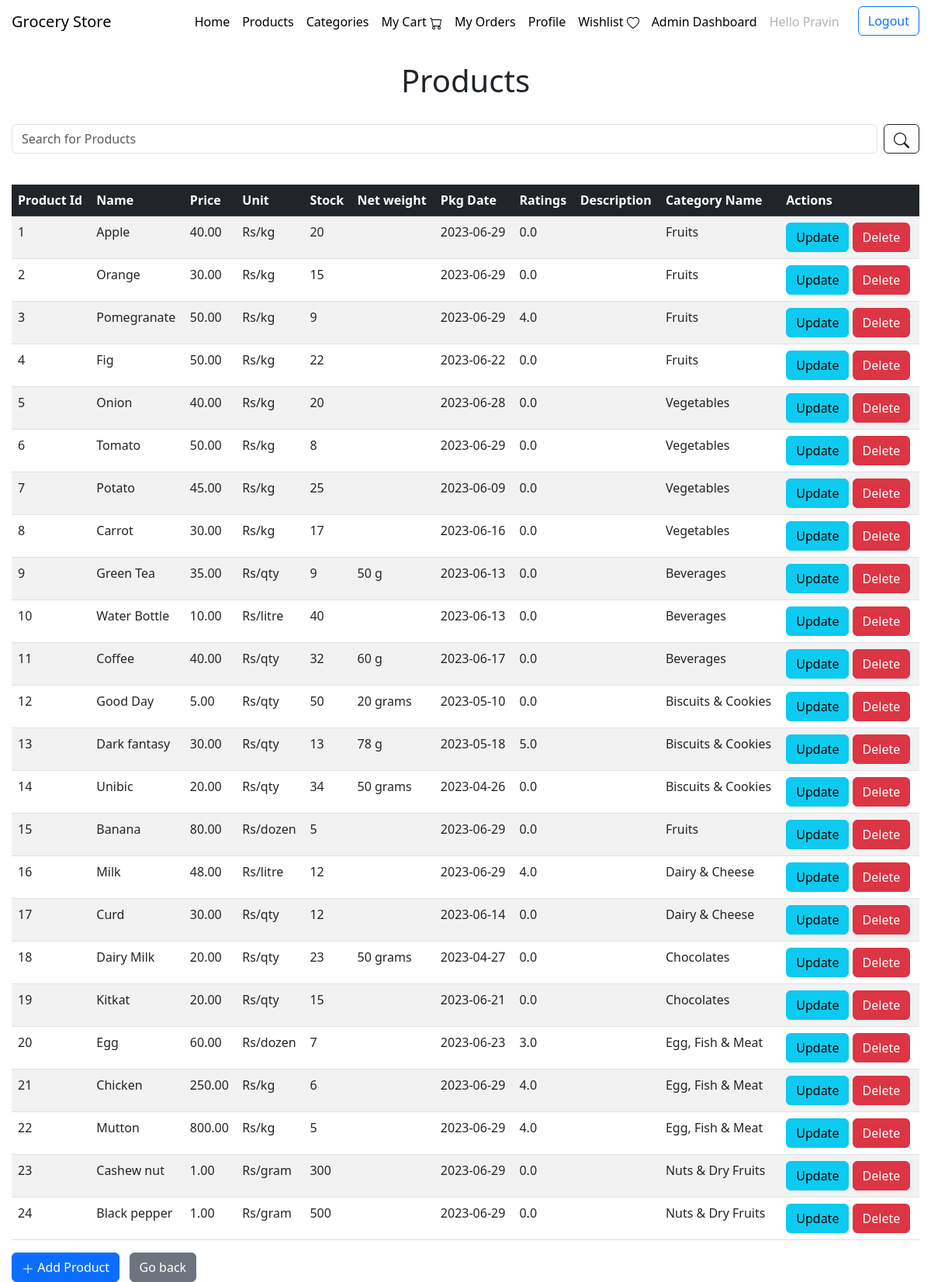
Screenshot of /product (signed in) with the database file from the repository.
### application/models.py (models this page shows)
class User(db.Model, UserMixin):
    __tablename__ = 'user'
    id = db.Column(db.Integer(), primary_key = True, nullable = False, autoincrement=True)
    name = db.Column(db.String(50), nullable=False)
    username = db.Column(db.String(50), nullable=False, unique=True)
    password = db.Column(db.String(50), nullable=False)
    email = db.Column(db.String(), unique = True)
    mobile = db.Column(db.Integer(), unique=True)
    address = db.Column(db.String(250))
    role = db.Column(db.String(5), nullable=False, default='user')
    orders = db.relationship('Order', backref='user', lazy = True)
    cart_products = db.relationship('Cart', backref='user', lazy = True)
    wishlist = db.relationship('Wishlist', backref='user', lazy = True)
    vouchers = db.relationship('Voucher', backref='user', lazy = True)

class Product(db.Model):
    __tablename__ = 'product'
    p_id = db.Column(db.Integer(), primary_key = True, autoincrement=True)
    p_name = db.Column(db.String(50), nullable=False, unique = True)
    unit = db.Column(db.String(), nullable = False)
    price = db.Column(db.Numeric(6,2), nullable=False)
    description = db.Column(db.String())
    stock = db.Column(db.Integer(), nullable = False)
    created_at = db.Column(db.DateTime(), nullable=False, default=datetime.now())
    net_weight = db.Column(db.String())
    pkg_date = db.Column(db.String())
    ratings = db.Column(db.Numeric(1,1), default=0)
    image = db.Column(db.String())
    ctg_id  = db.Column(db.Integer(), db.ForeignKey('category.c_id'), nullable=False)
    offer = db.Relationship('Offers', backref='product', uselist=False) # one-to-one relationship

class Category(db.Model):
    __tablename__ = 'category'
    c_id = db.Column(db.Integer(), primary_key = True, autoincrement=True)
    c_name = db.Column(db.String(50), nullable=False, unique=True)
    description = db.Column(db.String())
    image = db.Column(db.String())
    products = db.relationship('Product', backref = 'category', cascade = "all,delete", lazy = True)

### application/controllers/admin_controls.py (the view)
@app.route('/product')
@login_required
def products():
    if current_user.role == 'admin': # type: ignore
        product = Product.query.all()
        category = Category.query.all()
        return render_template('admin/product.html', product = product, ctg=category)
    else:
        return "<center><h2>Only admin can access it</h2></center>"

### application/controllers/login_controls.py (called while the page is built)
@login_manager.user_loader
def load_user(user_id):
    return User.query.get(user_id)

### templates/admin/product.html (shortened to what this page needs)
<!DOCTYPE html>
<html lang="en">
<head>
    <link href="https://cdn.jsdelivr.net/npm/bootstrap@5.3.0-alpha3/dist/css/bootstrap.min.css" rel="stylesheet">
    <link href="/static/css/style.css" rel="stylesheet">
</head>
<body>
    {% include 'navbar.html' %}
    <h1 style="text-align: center;"> Products</h1>   <br>
    <div class="input-group mb-3">
      <form class="d-flex" role="search" method="GET" action="/product_search">
          <input class="form-control me-2" name="q" size="170" type="search" placeholder="Search for Products" aria-label="Search" required/>
          <button class="btn btn-outline-dark" type="submit">
          </button>
      </form>
  </div>
  <br>
        {% if product|length == 0 %}
        <h2> <svg xmlns="http://www.w3.org/2000/svg" width="16" height="16" fill="currentColor" class="bi bi-plus-lg" viewBox="0 0 16 16">
          <path fill-rule="evenodd" d="M8 2a.5.5 0 0 1 .5.5v5h5a.5.5 0 0 1 0 1h-5v5a.5.5 0 0 1-1 0v-5h-5a.5.5 0 0 1 0-1h5v-5A.5.5 0 0 1 8 2Z"/>
        </svg> Add the Products now!!! </h2>
        {% else %}
        <table class="table table-striped" id = "prd-detail">
            <thead>
              <tr class="table-dark">
                <th scope="col">Product Id</th>
                <th scope="col">Name</th>
                <th scope="col">Price</th>
                <th scope="col">Unit</th>
                <th scope="col">Stock</th>
                <th scope="col">Net weight</th>
                <th scope="col">Pkg Date</th>
                <th scope="col">Ratings</th>
                <th scope="col">Description</th>
                <th scope="col">Category Name</th>
                <th scope="col">Actions</th>
              </tr>
            </thead>
            <tbody>
              {% for prd in product %}
              <tr>
                <td scope="row">{{ prd.p_id }}</td>
                <td>{{ prd.p_name }}</td>
                <td>{{ prd.price }}</td>
                <td>{{ prd.unit }}</td>
                {% if prd.stock==0 %}
                <td style="color: red; font-size: large;"><strong>{{ prd.stock }}</strong></td>
                {% else %}
                <td>{{ prd.stock }}</td>
                {% endif %}
                <td>{{ prd.net_weight }}</td>
                <td>{{ prd.pkg_date }}</td>
                <td>{{ prd.ratings }}</td>
                <td>{{ prd.description }}</td>
                <td>{{ prd.category.c_name }}</td>
                <td>
                    <a class="btn btn-info" href="/product/{{ prd.p_id }}/update" role="button">Update</a>
                    <a class="btn btn-danger" href="/product/{{ prd.p_id }}/delete" role="button" onclick="return confirm('Are you sure you want to delete this item?');">Delete</a>
                </td>
              </tr>
              {% endfor %}
            </tbody>
        </table>
        {% endif %}
        <a class="btn btn-primary" href="/product/create" role="button"> <svg xmlns="http://www.w3.org/2000/svg" width="16" height="16" fill="currentColor" class="bi bi-plus-lg" viewBox="0 0 16 16">
          <path fill-rule="evenodd" d="M8 2a.5.5 0 0 1 .5.5v5h5a.5.5 0 0 1 0 1h-5v5a.5.5 0 0 1-1 0v-5h-5a.5.5 0 0 1 0-1h5v-5A.5.5 0 0 1 8 2Z"/>
        </svg> Add Product </a> &nbsp;
        <a class="btn btn-secondary" href="/admin/dashboard" role="button"> Go back </a>
</body>
</html>

### templates/navbar.html (shortened to what this page needs)
<!DOCTYPE html>
<html lang="en">
<head>
    <link href="https://cdn.jsdelivr.net/npm/bootstrap@5.3.0-alpha3/dist/css/bootstrap.min.css" rel="stylesheet">
</head>
<body>
<nav class="navbar navbar-expand-lg top bg-body-primary">
    <a class="navbar-brand" href="/">Grocery Store</a>
    <div class="offcanvas offcanvas-start" tabindex="-1" id="navbarOffcanvasLg" aria-labelledby="navbarOffcanvasLgLabel">
        <div class="offcanvas-body">
          <ul class="navbar-nav justify-content-end flex-grow-1 pe-3">
                <li class="nav-item">
                    <a class="nav-link active" aria-current="page" href="/">Home</a>
                </li>
                <li class="nav-item">
                  <a class="nav-link active" aria-current="page" href="/view_product">Products</a>
                </li>
                <li class="nav-item">
                  <a class="nav-link active" href="/view_category">Categories</a>
                </li>
                <li class="nav-item">
                  <a class="nav-link active" href="/mycart">My Cart
                  </a>
                </li>
                <li class="nav-item">
                  <a class="nav-link active" href="/myorders">My Orders</a>
                </li>
                <li class="nav-item">
                  <a class="nav-link active" href="/myprofile">Profile</a>
                </li>
                <li class="nav-item">
                  <a class="nav-link active" href="/wishlist">Wishlist
                  </a>
                </li>
                {% if current_user.role=='admin' %}
                <li class="nav-item">
                  <a class="nav-link active" href="/admin/dashboard">Admin Dashboard</a>
                </li>
                {% endif %}
                {% if current_user.is_authenticated %}
                <li class="nav-item">
                  <a class="nav-link disabled">Hello {{current_user.name}}</a>
                </li>
                {% endif %}
            </ul>
              {% if current_user.is_authenticated %}
              <a href="/logout">
                <button class="btn btn-outline-primary" type="submit">Logout</button>
              </a>
              {% else %}
              <a href="/login">
                <button class="btn btn-outline-primary" type="submit">Log In</button>
              </a>
              {% endif %}
        </div>
    </div>
  </nav> <br>
</body>
</html>

### static/css/style.css (style rules this page uses)
body { padding-left: 15px; padding-right: 15px; }

### rows the page displays
User: name "Pravin"
Product: p_id "1", p_name "Apple", price "40.00", unit "Rs/kg", stock "20", pkg_date "2023-06-29", ratings "0.0", category.c_name "Fruits"
Product: p_id "2", p_name "Orange", price "30.00", unit "Rs/kg", stock "15", pkg_date "2023-06-29", ratings "0.0", category.c_name "Fruits"
Product: p_id "3", p_name "Pomegranate", price "50.00", unit "Rs/kg", stock "9", pkg_date "2023-06-29", ratings "4.0", category.c_name "Fruits"
Product: p_id "4", p_name "Fig", price "50.00", unit "Rs/kg", stock "22", pkg_date "2023-06-22", ratings "0.0", category.c_name "Fruits"
Product: p_id "5", p_name "Onion", price "40.00", unit "Rs/kg", stock "20", pkg_date "2023-06-28", ratings "0.0", category.c_name "Vegetables"
Product: p_id "6", p_name "Tomato", price "50.00", unit "Rs/kg", stock "8", pkg_date "2023-06-29", ratings "0.0", category.c_name "Vegetables"
Product: p_id "7", p_name "Potato", price "45.00", unit "Rs/kg", stock "25", pkg_date "2023-06-09", ratings "0.0", category.c_name "Vegetables"
Product: p_id "8", p_name "Carrot", price "30.00", unit "Rs/kg", stock "17", pkg_date "2023-06-16", ratings "0.0", category.c_name "Vegetables"
Product: p_id "9", p_name "Green Tea", price "35.00", unit "Rs/qty", stock "9", net_weight "50 g", pkg_date "2023-06-13", ratings "0.0", category.c_name "Beverages"
Product: p_id "10", p_name "Water Bottle", price "10.00", unit "Rs/litre", stock "40", pkg_date "2023-06-13", ratings "0.0", category.c_name "Beverages"
Product: p_id "11", p_name "Coffee", price "40.00", unit "Rs/qty", stock "32", net_weight "60 g", pkg_date "2023-06-17", ratings "0.0", category.c_name "Beverages"
Product: p_id "12", p_name "Good Day", price "5.00", unit "Rs/qty", stock "50", net_weight "20 grams", pkg_date "2023-05-10", ratings "0.0", category.c_name "Biscuits & Cookies"
Product: p_id "13", p_name "Dark fantasy", price "30.00", unit "Rs/qty", stock "13", net_weight "78 g", pkg_date "2023-05-18", ratings "5.0", category.c_name "Biscuits & Cookies"
Product: p_id "14", p_name "Unibic", price "20.00", unit "Rs/qty", stock "34", net_weight "50 grams", pkg_date "2023-04-26", ratings "0.0", category.c_name "Biscuits & Cookies"
Product: p_id "15", p_name "Banana", price "80.00", unit "Rs/dozen", stock "5", pkg_date "2023-06-29", ratings "0.0", category.c_name "Fruits"
Product: p_id "16", p_name "Milk", price "48.00", unit "Rs/litre", stock "12", pkg_date "2023-06-29", ratings "4.0", category.c_name "Dairy & Cheese"
Product: p_id "17", p_name "Curd", price "30.00", unit "Rs/qty", stock "12", pkg_date "2023-06-14", ratings "0.0", category.c_name "Dairy & Cheese"
Product: p_id "18", p_name "Dairy Milk", price "20.00", unit "Rs/qty", stock "23", net_weight "50 grams", pkg_date "2023-04-27", ratings "0.0", category.c_name "Chocolates"
Product: p_id "19", p_name "Kitkat", price "20.00", unit "Rs/qty", stock "15", pkg_date "2023-06-21", ratings "0.0", category.c_name "Chocolates"
Product: p_id "20", p_name "Egg", price "60.00", unit "Rs/dozen", stock "7", pkg_date "2023-06-23", ratings "3.0", category.c_name "Egg, Fish & Meat"
Product: p_id "21", p_name "Chicken", price "250.00", unit "Rs/kg", stock "6", pkg_date "2023-06-29", ratings "4.0", category.c_name "Egg, Fish & Meat"
Product: p_id "22", p_name "Mutton", price "800.00", unit "Rs/kg", stock "5", pkg_date "2023-06-29", ratings "4.0", category.c_name "Egg, Fish & Meat"
Product: p_id "23", p_name "Cashew nut", price "1.00", unit "Rs/gram", stock "300", pkg_date "2023-06-29", ratings "0.0", category.c_name "Nuts & Dry Fruits"
Product: p_id "24", p_name "Black pepper", price "1.00", unit "Rs/gram", stock "500", pkg_date "2023-06-29", ratings "0.0", category.c_name "Nuts & Dry Fruits"
